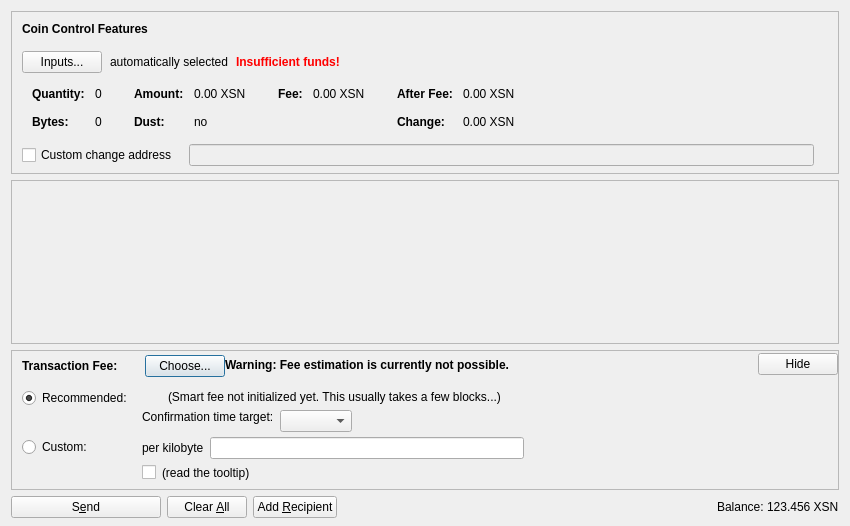
<?xml version="1.0" encoding="UTF-8"?>
<ui version="4.0">
 <class>SendCoinsDialog</class>
 <widget class="QDialog" name="SendCoinsDialog">
  <property name="geometry">
   <rect>
    <x>0</x>
    <y>0</y>
    <width>850</width>
    <height>526</height>
   </rect>
  </property>
  <property name="windowTitle">
   <string>Send Coins</string>
  </property>
  <layout class="QVBoxLayout" name="verticalLayout" stretch="0,1,0,0">
   <property name="bottomMargin">
    <number>8</number>
   </property>
   <item>
    <widget class="QFrame" name="frameCoinControl">
     <property name="sizePolicy">
      <sizepolicy hsizetype="Expanding" vsizetype="Expanding">
       <horstretch>0</horstretch>
       <verstretch>0</verstretch>
      </sizepolicy>
     </property>
     <property name="maximumSize">
      <size>
       <width>16777215</width>
       <height>16777215</height>
      </size>
     </property>
     <property name="frameShape">
      <enum>QFrame::StyledPanel</enum>
     </property>
     <property name="frameShadow">
      <enum>QFrame::Sunken</enum>
     </property>
     <layout class="QVBoxLayout" name="verticalLayoutCoinControl2">
      <property name="spacing">
       <number>0</number>
      </property>
      <property name="leftMargin">
       <number>0</number>
      </property>
      <property name="topMargin">
       <number>0</number>
      </property>
      <property name="rightMargin">
       <number>0</number>
      </property>
      <property name="bottomMargin">
       <number>6</number>
      </property>
      <item>
       <layout class="QVBoxLayout" name="verticalLayoutCoinControl" stretch="0,0,0,0,1">
        <property name="spacing">
         <number>0</number>
        </property>
        <property name="leftMargin">
         <number>10</number>
        </property>
        <property name="topMargin">
         <number>10</number>
        </property>
        <item>
         <layout class="QHBoxLayout" name="horizontalLayoutCoinControl1">
          <property name="bottomMargin">
           <number>15</number>
          </property>
          <item>
           <widget class="QLabel" name="labelCoinControlFeatures">
            <property name="sizePolicy">
             <sizepolicy hsizetype="Preferred" vsizetype="Maximum">
              <horstretch>0</horstretch>
              <verstretch>0</verstretch>
             </sizepolicy>
            </property>
            <property name="font">
             <font>
              <weight>75</weight>
              <bold>true</bold>
             </font>
            </property>
            <property name="styleSheet">
             <string notr="true">font-weight:bold;</string>
            </property>
            <property name="text">
             <string>Coin Control Features</string>
            </property>
           </widget>
          </item>
         </layout>
        </item>
        <item>
         <layout class="QHBoxLayout" name="horizontalLayoutCoinControl2" stretch="0,0,0,0">
          <property name="spacing">
           <number>8</number>
          </property>
          <property name="bottomMargin">
           <number>10</number>
          </property>
          <item>
           <widget class="QPushButton" name="pushButtonCoinControl">
            <property name="styleSheet">
             <string notr="true"/>
            </property>
            <property name="text">
             <string>Inputs...</string>
            </property>
            <property name="autoDefault">
             <bool>false</bool>
            </property>
           </widget>
          </item>
          <item>
           <widget class="QLabel" name="labelCoinControlAutomaticallySelected">
            <property name="text">
             <string>automatically selected</string>
            </property>
            <property name="margin">
             <number>5</number>
            </property>
           </widget>
          </item>
          <item>
           <widget class="QLabel" name="labelCoinControlInsuffFunds">
            <property name="font">
             <font>
              <weight>75</weight>
              <bold>true</bold>
             </font>
            </property>
            <property name="styleSheet">
             <string notr="true">color:red;font-weight:bold;</string>
            </property>
            <property name="text">
             <string>Insufficient funds!</string>
            </property>
            <property name="margin">
             <number>5</number>
            </property>
           </widget>
          </item>
          <item>
           <spacer name="horizontalSpacerCoinControl">
            <property name="orientation">
             <enum>Qt::Horizontal</enum>
            </property>
            <property name="sizeHint" stdset="0">
             <size>
              <width>40</width>
              <height>1</height>
             </size>
            </property>
           </spacer>
          </item>
         </layout>
        </item>
        <item>
         <widget class="QWidget" name="widgetCoinControl" native="true">
          <property name="sizePolicy">
           <sizepolicy hsizetype="Preferred" vsizetype="Preferred">
            <horstretch>0</horstretch>
            <verstretch>0</verstretch>
           </sizepolicy>
          </property>
          <property name="minimumSize">
           <size>
            <width>0</width>
            <height>0</height>
           </size>
          </property>
          <property name="styleSheet">
           <string notr="true"/>
          </property>
          <layout class="QHBoxLayout" name="horizontalLayoutCoinControl5">
           <property name="leftMargin">
            <number>0</number>
           </property>
           <property name="topMargin">
            <number>0</number>
           </property>
           <property name="rightMargin">
            <number>0</number>
           </property>
           <property name="bottomMargin">
            <number>0</number>
           </property>
           <item>
            <layout class="QHBoxLayout" name="horizontalLayoutCoinControl3" stretch="0,0,0,1">
             <property name="spacing">
              <number>20</number>
             </property>
             <property name="topMargin">
              <number>0</number>
             </property>
             <property name="bottomMargin">
              <number>10</number>
             </property>
             <item>
              <layout class="QFormLayout" name="formLayoutCoinControl1">
               <property name="horizontalSpacing">
                <number>10</number>
               </property>
               <property name="verticalSpacing">
                <number>14</number>
               </property>
               <property name="leftMargin">
                <number>10</number>
               </property>
               <property name="topMargin">
                <number>4</number>
               </property>
               <property name="rightMargin">
                <number>6</number>
               </property>
               <item row="0" column="0">
                <widget class="QLabel" name="labelCoinControlQuantityText">
                 <property name="font">
                  <font>
                   <weight>75</weight>
                   <bold>true</bold>
                  </font>
                 </property>
                 <property name="text">
                  <string>Quantity:</string>
                 </property>
                 <property name="margin">
                  <number>0</number>
                 </property>
                </widget>
               </item>
               <item row="0" column="1">
                <widget class="QLabel" name="labelCoinControlQuantity">
                 <property name="cursor">
                  <cursorShape>IBeamCursor</cursorShape>
                 </property>
                 <property name="contextMenuPolicy">
                  <enum>Qt::ActionsContextMenu</enum>
                 </property>
                 <property name="text">
                  <string notr="true">0</string>
                 </property>
                 <property name="margin">
                  <number>0</number>
                 </property>
                 <property name="textInteractionFlags">
                  <set>Qt::LinksAccessibleByMouse|Qt::TextSelectableByKeyboard|Qt::TextSelectableByMouse</set>
                 </property>
                </widget>
               </item>
               <item row="1" column="0">
                <widget class="QLabel" name="labelCoinControlBytesText">
                 <property name="font">
                  <font>
                   <weight>75</weight>
                   <bold>true</bold>
                  </font>
                 </property>
                 <property name="text">
                  <string>Bytes:</string>
                 </property>
                </widget>
               </item>
               <item row="1" column="1">
                <widget class="QLabel" name="labelCoinControlBytes">
                 <property name="cursor">
                  <cursorShape>IBeamCursor</cursorShape>
                 </property>
                 <property name="contextMenuPolicy">
                  <enum>Qt::ActionsContextMenu</enum>
                 </property>
                 <property name="text">
                  <string notr="true">0</string>
                 </property>
                 <property name="textInteractionFlags">
                  <set>Qt::LinksAccessibleByMouse|Qt::TextSelectableByKeyboard|Qt::TextSelectableByMouse</set>
                 </property>
                </widget>
               </item>
              </layout>
             </item>
             <item>
              <layout class="QFormLayout" name="formLayoutCoinControl2">
               <property name="horizontalSpacing">
                <number>10</number>
               </property>
               <property name="verticalSpacing">
                <number>14</number>
               </property>
               <property name="leftMargin">
                <number>6</number>
               </property>
               <property name="topMargin">
                <number>4</number>
               </property>
               <property name="rightMargin">
                <number>6</number>
               </property>
               <item row="0" column="0">
                <widget class="QLabel" name="labelCoinControlAmountText">
                 <property name="font">
                  <font>
                   <weight>75</weight>
                   <bold>true</bold>
                  </font>
                 </property>
                 <property name="text">
                  <string>Amount:</string>
                 </property>
                 <property name="margin">
                  <number>0</number>
                 </property>
                </widget>
               </item>
               <item row="0" column="1">
                <widget class="QLabel" name="labelCoinControlAmount">
                 <property name="cursor">
                  <cursorShape>IBeamCursor</cursorShape>
                 </property>
                 <property name="contextMenuPolicy">
                  <enum>Qt::ActionsContextMenu</enum>
                 </property>
                 <property name="text">
                  <string notr="true">0.00 XSN</string>
                 </property>
                 <property name="textInteractionFlags">
                  <set>Qt::LinksAccessibleByMouse|Qt::TextSelectableByKeyboard|Qt::TextSelectableByMouse</set>
                 </property>
                </widget>
               </item>
               <item row="1" column="0">
                <widget class="QLabel" name="labelCoinControlLowOutputText">
                 <property name="font">
                  <font>
                   <weight>75</weight>
                   <bold>true</bold>
                  </font>
                 </property>
                 <property name="text">
                  <string>Dust:</string>
                 </property>
                </widget>
               </item>
               <item row="1" column="1">
                <widget class="QLabel" name="labelCoinControlLowOutput">
                 <property name="cursor">
                  <cursorShape>IBeamCursor</cursorShape>
                 </property>
                 <property name="contextMenuPolicy">
                  <enum>Qt::ActionsContextMenu</enum>
                 </property>
                 <property name="text">
                  <string notr="true">no</string>
                 </property>
                 <property name="textInteractionFlags">
                  <set>Qt::LinksAccessibleByMouse|Qt::TextSelectableByKeyboard|Qt::TextSelectableByMouse</set>
                 </property>
                </widget>
               </item>
              </layout>
             </item>
             <item>
              <layout class="QFormLayout" name="formLayoutCoinControl3">
               <property name="horizontalSpacing">
                <number>10</number>
               </property>
               <property name="verticalSpacing">
                <number>14</number>
               </property>
               <property name="leftMargin">
                <number>6</number>
               </property>
               <property name="topMargin">
                <number>4</number>
               </property>
               <property name="rightMargin">
                <number>6</number>
               </property>
               <item row="0" column="0">
                <widget class="QLabel" name="labelCoinControlFeeText">
                 <property name="font">
                  <font>
                   <weight>75</weight>
                   <bold>true</bold>
                  </font>
                 </property>
                 <property name="text">
                  <string>Fee:</string>
                 </property>
                 <property name="margin">
                  <number>0</number>
                 </property>
                </widget>
               </item>
               <item row="0" column="1">
                <widget class="QLabel" name="labelCoinControlFee">
                 <property name="cursor">
                  <cursorShape>IBeamCursor</cursorShape>
                 </property>
                 <property name="contextMenuPolicy">
                  <enum>Qt::ActionsContextMenu</enum>
                 </property>
                 <property name="text">
                  <string notr="true">0.00 XSN</string>
                 </property>
                 <property name="textInteractionFlags">
                  <set>Qt::LinksAccessibleByMouse|Qt::TextSelectableByKeyboard|Qt::TextSelectableByMouse</set>
                 </property>
                </widget>
               </item>
              </layout>
             </item>
             <item>
              <layout class="QFormLayout" name="formLayoutCoinControl4">
               <property name="horizontalSpacing">
                <number>10</number>
               </property>
               <property name="verticalSpacing">
                <number>14</number>
               </property>
               <property name="leftMargin">
                <number>6</number>
               </property>
               <property name="topMargin">
                <number>4</number>
               </property>
               <property name="rightMargin">
                <number>6</number>
               </property>
               <item row="0" column="0">
                <widget class="QLabel" name="labelCoinControlAfterFeeText">
                 <property name="font">
                  <font>
                   <weight>75</weight>
                   <bold>true</bold>
                  </font>
                 </property>
                 <property name="text">
                  <string>After Fee:</string>
                 </property>
                 <property name="margin">
                  <number>0</number>
                 </property>
                </widget>
               </item>
               <item row="0" column="1">
                <widget class="QLabel" name="labelCoinControlAfterFee">
                 <property name="cursor">
                  <cursorShape>IBeamCursor</cursorShape>
                 </property>
                 <property name="contextMenuPolicy">
                  <enum>Qt::ActionsContextMenu</enum>
                 </property>
                 <property name="text">
                  <string notr="true">0.00 XSN</string>
                 </property>
                 <property name="textInteractionFlags">
                  <set>Qt::LinksAccessibleByMouse|Qt::TextSelectableByKeyboard|Qt::TextSelectableByMouse</set>
                 </property>
                </widget>
               </item>
               <item row="1" column="0">
                <widget class="QLabel" name="labelCoinControlChangeText">
                 <property name="font">
                  <font>
                   <weight>75</weight>
                   <bold>true</bold>
                  </font>
                 </property>
                 <property name="text">
                  <string>Change:</string>
                 </property>
                </widget>
               </item>
               <item row="1" column="1">
                <widget class="QLabel" name="labelCoinControlChange">
                 <property name="cursor">
                  <cursorShape>IBeamCursor</cursorShape>
                 </property>
                 <property name="contextMenuPolicy">
                  <enum>Qt::ActionsContextMenu</enum>
                 </property>
                 <property name="text">
                  <string notr="true">0.00 XSN</string>
                 </property>
                 <property name="textInteractionFlags">
                  <set>Qt::LinksAccessibleByMouse|Qt::TextSelectableByKeyboard|Qt::TextSelectableByMouse</set>
                 </property>
                </widget>
               </item>
              </layout>
             </item>
            </layout>
           </item>
          </layout>
         </widget>
        </item>
        <item>
         <layout class="QHBoxLayout" name="horizontalLayoutCoinControl4" stretch="0,0,0">
          <property name="spacing">
           <number>12</number>
          </property>
          <property name="sizeConstraint">
           <enum>QLayout::SetDefaultConstraint</enum>
          </property>
          <property name="topMargin">
           <number>5</number>
          </property>
          <property name="rightMargin">
           <number>5</number>
          </property>
          <item>
           <widget class="QCheckBox" name="checkBoxCoinControlChange">
            <property name="toolTip">
             <string>If this is activated, but the change address is empty or invalid, change will be sent to a newly generated address.</string>
            </property>
            <property name="text">
             <string>Custom change address</string>
            </property>
           </widget>
          </item>
          <item>
           <widget class="QValidatedLineEdit" name="lineEditCoinControlChange">
            <property name="enabled">
             <bool>false</bool>
            </property>
            <property name="sizePolicy">
             <sizepolicy hsizetype="Expanding" vsizetype="Fixed">
              <horstretch>0</horstretch>
              <verstretch>0</verstretch>
             </sizepolicy>
            </property>
           </widget>
          </item>
          <item>
           <widget class="QLabel" name="labelCoinControlChangeLabel">
            <property name="sizePolicy">
             <sizepolicy hsizetype="Preferred" vsizetype="Expanding">
              <horstretch>0</horstretch>
              <verstretch>0</verstretch>
             </sizepolicy>
            </property>
            <property name="minimumSize">
             <size>
              <width>0</width>
              <height>0</height>
             </size>
            </property>
            <property name="text">
             <string/>
            </property>
            <property name="margin">
             <number>3</number>
            </property>
           </widget>
          </item>
         </layout>
        </item>
        <item>
         <spacer name="verticalSpacerCoinControl">
          <property name="orientation">
           <enum>Qt::Vertical</enum>
          </property>
          <property name="sizeHint" stdset="0">
           <size>
            <width>800</width>
            <height>1</height>
           </size>
          </property>
         </spacer>
        </item>
       </layout>
      </item>
     </layout>
    </widget>
   </item>
   <item>
    <widget class="QScrollArea" name="scrollArea">
     <property name="widgetResizable">
      <bool>true</bool>
     </property>
     <widget class="QWidget" name="scrollAreaWidgetContents">
      <property name="geometry">
       <rect>
        <x>0</x>
        <y>0</y>
        <width>830</width>
        <height>104</height>
       </rect>
      </property>
      <layout class="QVBoxLayout" name="verticalLayout_2" stretch="0,1">
       <property name="leftMargin">
        <number>0</number>
       </property>
       <property name="topMargin">
        <number>0</number>
       </property>
       <property name="rightMargin">
        <number>0</number>
       </property>
       <property name="bottomMargin">
        <number>0</number>
       </property>
       <item>
        <layout class="QVBoxLayout" name="entries">
         <property name="spacing">
          <number>6</number>
         </property>
        </layout>
       </item>
       <item>
        <spacer name="verticalSpacer">
         <property name="orientation">
          <enum>Qt::Vertical</enum>
         </property>
         <property name="sizeHint" stdset="0">
          <size>
           <width>20</width>
           <height>40</height>
          </size>
         </property>
        </spacer>
       </item>
      </layout>
     </widget>
    </widget>
   </item>
   <item>
    <widget class="QFrame" name="frameFee">
     <property name="sizePolicy">
      <sizepolicy hsizetype="Expanding" vsizetype="Expanding">
       <horstretch>0</horstretch>
       <verstretch>0</verstretch>
      </sizepolicy>
     </property>
     <property name="maximumSize">
      <size>
       <width>16777215</width>
       <height>16777215</height>
      </size>
     </property>
     <property name="frameShape">
      <enum>QFrame::StyledPanel</enum>
     </property>
     <property name="frameShadow">
      <enum>QFrame::Sunken</enum>
     </property>
     <layout class="QVBoxLayout" name="verticalLayoutFee1">
      <property name="spacing">
       <number>0</number>
      </property>
      <property name="leftMargin">
       <number>0</number>
      </property>
      <property name="topMargin">
       <number>0</number>
      </property>
      <property name="rightMargin">
       <number>0</number>
      </property>
      <property name="bottomMargin">
       <number>0</number>
      </property>
      <item>
       <layout class="QVBoxLayout" name="verticalLayoutFee2" stretch="0,0,0">
        <property name="spacing">
         <number>0</number>
        </property>
        <property name="leftMargin">
         <number>10</number>
        </property>
        <property name="topMargin">
         <number>0</number>
        </property>
        <item>
         <layout class="QHBoxLayout" name="horizontalLayoutFee1">
          <property name="bottomMargin">
           <number>0</number>
          </property>
          <item>
           <layout class="QVBoxLayout" name="verticalLayoutFee7">
            <property name="spacing">
             <number>0</number>
            </property>
            <item>
             <spacer name="verticalSpacerSmartFee">
              <property name="orientation">
               <enum>Qt::Vertical</enum>
              </property>
              <property name="sizeType">
               <enum>QSizePolicy::Fixed</enum>
              </property>
              <property name="sizeHint" stdset="0">
               <size>
                <width>1</width>
                <height>4</height>
               </size>
              </property>
             </spacer>
            </item>
            <item>
             <layout class="QHBoxLayout" name="horizontalLayoutSmartFee">
              <property name="spacing">
               <number>10</number>
              </property>
              <item>
               <widget class="QLabel" name="labelFeeHeadline">
                <property name="sizePolicy">
                 <sizepolicy hsizetype="Preferred" vsizetype="Maximum">
                  <horstretch>0</horstretch>
                  <verstretch>0</verstretch>
                 </sizepolicy>
                </property>
                <property name="font">
                 <font>
                  <weight>75</weight>
                  <bold>true</bold>
                 </font>
                </property>
                <property name="styleSheet">
                 <string notr="true">font-weight:bold;</string>
                </property>
                <property name="text">
                 <string>Transaction Fee:</string>
                </property>
               </widget>
              </item>
              <item>
               <widget class="QLabel" name="labelFeeMinimized">
                <property name="text">
                 <string/>
                </property>
               </widget>
              </item>
              <item>
               <widget class="QPushButton" name="buttonChooseFee">
                <property name="text">
                 <string>Choose...</string>
                </property>
               </widget>
              </item>
             </layout>
            </item>
            <item>
             <spacer name="verticalSpacer_5">
              <property name="orientation">
               <enum>Qt::Vertical</enum>
              </property>
              <property name="sizeHint" stdset="0">
               <size>
                <width>1</width>
                <height>1</height>
               </size>
              </property>
             </spacer>
            </item>
           </layout>
          </item>
          <item>
           <widget class="QLabel" name="fallbackFeeWarningLabel">
            <property name="toolTip">
             <string>Using the fallbackfee can result in sending a transaction that will take several hours or days (or never) to confirm. Consider choosing your fee manually or wait until you have validated the complete chain.</string>
            </property>
            <property name="font">
            <font>
                <weight>75</weight>
                <bold>true</bold>
            </font>
            </property>
            <property name="text">
             <string>Warning: Fee estimation is currently not possible.</string>
            </property>
            <property name="wordWrap">
             <bool>false</bool>
            </property>
           </widget>
          </item>
          <item>
           <spacer name="horizontalSpacer_4">
            <property name="orientation">
             <enum>Qt::Horizontal</enum>
            </property>
            <property name="sizeType">
             <enum>QSizePolicy::MinimumExpanding</enum>
            </property>
            <property name="sizeHint" stdset="0">
             <size>
              <width>40</width>
              <height>20</height>
             </size>
            </property>
           </spacer>
          </item>
          <item>
           <widget class="QPushButton" name="buttonMinimizeFee">
            <property name="toolTip">
             <string>collapse fee-settings</string>
            </property>
            <property name="text">
             <string>Hide</string>
            </property>
           </widget>
          </item>
         </layout>
        </item>
        <item>
         <widget class="QFrame" name="frameFeeSelection">
          <layout class="QVBoxLayout" name="verticalLayoutFee12">
           <property name="spacing">
            <number>0</number>
           </property>
           <property name="leftMargin">
            <number>0</number>
           </property>
           <property name="topMargin">
            <number>0</number>
           </property>
           <property name="rightMargin">
            <number>0</number>
           </property>
           <property name="bottomMargin">
            <number>0</number>
           </property>
           <item>
            <layout class="QGridLayout" name="gridLayoutFee">
             <property name="topMargin">
              <number>10</number>
             </property>
             <property name="bottomMargin">
              <number>4</number>
             </property>
             <property name="horizontalSpacing">
              <number>10</number>
             </property>
             <property name="verticalSpacing">
              <number>4</number>
             </property>
             <item row="1" column="1">
              <layout class="QVBoxLayout" name="verticalLayoutFee8">
               <property name="spacing">
                <number>6</number>
               </property>
               <item>
                <layout class="QHBoxLayout" name="horizontalLayoutFee13">
                 <item>
                  <widget class="QLabel" name="labelCustomPerKilobyte">
                   <property name="toolTip">
                    <string>Specify a custom fee per kB (1,000 bytes) of the transaction's virtual size.

Note:  Since the fee is calculated on a per-byte basis, a fee of "100 satoshis per kB" for a transaction size of 500 bytes (half of 1 kB) would ultimately yield a fee of only 50 satoshis.</string>
                   </property>
                   <property name="text">
                    <string>per kilobyte</string>
                   </property>
                  </widget>
                 </item>
                 <item>
                  <widget class="BitcoinAmountField" name="customFee"/>
                 </item>
                 <item>
                  <spacer name="horizontalSpacer_6">
                   <property name="orientation">
                    <enum>Qt::Horizontal</enum>
                   </property>
                   <property name="sizeHint" stdset="0">
                    <size>
                     <width>1</width>
                     <height>1</height>
                    </size>
                   </property>
                  </spacer>
                 </item>
                </layout>
               </item>
               <item>
                <layout class="QHBoxLayout" name="horizontalLayoutFee8">
                 <item>
                  <widget class="QCheckBox" name="checkBoxMinimumFee">
                   <property name="toolTip">
                    <string>Paying only the minimum fee is just fine as long as there is less transaction volume than space in the blocks. But be aware that this can end up in a never confirming transaction once there is more demand for litenote transactions than the network can process.</string>
                   </property>
                   <property name="text">
                    <string/>
                   </property>
                  </widget>
                 </item>
                 <item>
                  <widget class="QLabel" name="labelMinFeeWarning">
                   <property name="enabled">
                    <bool>true</bool>
                   </property>
                   <property name="toolTip">
                    <string>Paying only the minimum fee is just fine as long as there is less transaction volume than space in the blocks. But be aware that this can end up in a never confirming transaction once there is more demand for litenote transactions than the network can process.</string>
                   </property>
                   <property name="text">
                    <string>(read the tooltip)</string>
                   </property>
                   <property name="margin">
                    <number>5</number>
                   </property>
                  </widget>
                 </item>
                 <item>
                  <spacer name="horizontalSpacer_2">
                   <property name="orientation">
                    <enum>Qt::Horizontal</enum>
                   </property>
                   <property name="sizeHint" stdset="0">
                    <size>
                     <width>1</width>
                     <height>1</height>
                    </size>
                   </property>
                  </spacer>
                 </item>
                </layout>
               </item>
              </layout>
             </item>
             <item row="0" column="0">
              <layout class="QVBoxLayout" name="verticalLayoutFee4" stretch="0,1">
               <item>
                <widget class="QRadioButton" name="radioSmartFee">
                 <property name="text">
                  <string>Recommended:</string>
                 </property>
                 <property name="checked">
                  <bool>true</bool>
                 </property>
                 <attribute name="buttonGroup">
                  <string notr="true">groupFee</string>
                 </attribute>
                </widget>
               </item>
               <item>
                <spacer name="verticalSpacer_2">
                 <property name="orientation">
                  <enum>Qt::Vertical</enum>
                 </property>
                 <property name="sizeHint" stdset="0">
                  <size>
                   <width>1</width>
                   <height>1</height>
                  </size>
                 </property>
                </spacer>
               </item>
              </layout>
             </item>
             <item row="1" column="0">
              <layout class="QVBoxLayout" name="verticalLayoutFee9" stretch="0,1">
               <item>
                <widget class="QRadioButton" name="radioCustomFee">
                 <property name="text">
                  <string>Custom:</string>
                 </property>
                 <attribute name="buttonGroup">
                  <string notr="true">groupFee</string>
                 </attribute>
                </widget>
               </item>
               <item>
                <spacer name="verticalSpacer_6">
                 <property name="orientation">
                  <enum>Qt::Vertical</enum>
                 </property>
                 <property name="sizeHint" stdset="0">
                  <size>
                   <width>1</width>
                   <height>1</height>
                  </size>
                 </property>
                </spacer>
               </item>
              </layout>
             </item>
             <item row="0" column="1">
              <layout class="QVBoxLayout" name="verticalLayoutFee3" stretch="0,0,1">
               <property name="spacing">
                <number>6</number>
               </property>
               <property name="topMargin">
                <number>2</number>
               </property>
               <item>
                <layout class="QHBoxLayout" name="horizontalLayoutFee12">
                 <item>
                  <widget class="QLabel" name="labelSmartFee">
                   <property name="text">
                    <string/>
                   </property>
                   <property name="margin">
                    <number>2</number>
                   </property>
                  </widget>
                 </item>
                 <item>
                  <widget class="QLabel" name="labelFeeEstimation">
                   <property name="text">
                    <string/>
                   </property>
                  </widget>
                 </item>
                 <item>
                  <widget class="QLabel" name="labelSmartFee2">
                   <property name="text">
                    <string>(Smart fee not initialized yet. This usually takes a few blocks...)</string>
                   </property>
                   <property name="margin">
                    <number>2</number>
                   </property>
                  </widget>
                 </item>
                 <item>
                  <spacer name="horizontalSpacer_5">
                   <property name="orientation">
                    <enum>Qt::Horizontal</enum>
                   </property>
                   <property name="sizeHint" stdset="0">
                    <size>
                     <width>1</width>
                     <height>1</height>
                    </size>
                   </property>
                  </spacer>
                 </item>
                </layout>
               </item>
               <item>
                <layout class="QHBoxLayout" name="horizontalLayoutFee9">
                 <item>
                  <layout class="QVBoxLayout" name="verticalLayoutFee6">
                   <item>
                    <widget class="QLabel" name="labelSmartFee3">
                     <property name="text">
                      <string>Confirmation time target:</string>
                     </property>
                     <property name="margin">
                      <number>2</number>
                     </property>
                    </widget>
                   </item>
                   <item>
                    <spacer name="verticalSpacer_3">
                     <property name="orientation">
                      <enum>Qt::Vertical</enum>
                     </property>
                     <property name="sizeHint" stdset="0">
                      <size>
                       <width>1</width>
                       <height>1</height>
                      </size>
                     </property>
                    </spacer>
                   </item>
                  </layout>
                 </item>
                 <item>
                  <layout class="QVBoxLayout" name="verticalLayoutFee5">
                   <property name="rightMargin">
                    <number>30</number>
                   </property>
                   <item>
                    <layout class="QHBoxLayout" name="horizontalLayoutConfTarget">
                     <property name="bottomMargin">
                      <number>0</number>
                     </property>
                     <item>
                      <widget class="QComboBox" name="confTargetSelector"/>
                     </item>
                     <item>
                      <spacer name="horizontalSpacerConfTarget">
                       <property name="orientation">
                        <enum>Qt::Horizontal</enum>
                       </property>
                       <property name="sizeHint" stdset="0">
                        <size>
                         <width>40</width>
                         <height>20</height>
                        </size>
                       </property>
                      </spacer>
                     </item>
                    </layout>
                   </item>
                  </layout>
                 </item>
                </layout>
               </item>
               <item>
                <spacer name="verticalSpacer_4">
                 <property name="orientation">
                  <enum>Qt::Vertical</enum>
                 </property>
                 <property name="sizeHint" stdset="0">
                  <size>
                   <width>1</width>
                   <height>1</height>
                  </size>
                 </property>
                </spacer>
               </item>
              </layout>
             </item>
            </layout>
           </item>
          </layout>
         </widget>
        </item>
        <item>
         <spacer name="verticalSpacerFee">
          <property name="orientation">
           <enum>Qt::Vertical</enum>
          </property>
          <property name="sizeHint" stdset="0">
           <size>
            <width>40</width>
            <height>5</height>
           </size>
          </property>
         </spacer>
        </item>
       </layout>
      </item>
     </layout>
    </widget>
   </item>
   <item>
    <layout class="QHBoxLayout" name="horizontalLayout">
     <item>
      <widget class="QPushButton" name="sendButton">
       <property name="minimumSize">
        <size>
         <width>150</width>
         <height>0</height>
        </size>
       </property>
       <property name="toolTip">
        <string>Confirm the send action</string>
       </property>
       <property name="text">
        <string>S&amp;end</string>
       </property>
       <property name="icon">
        <iconset resource="../bitcoin.qrc">
         <normaloff>:/icons/send</normaloff>:/icons/send</iconset>
       </property>
       <property name="autoDefault">
        <bool>false</bool>
       </property>
       <property name="default">
        <bool>false</bool>
       </property>
      </widget>
     </item>
     <item>
      <widget class="QPushButton" name="clearButton">
       <property name="sizePolicy">
        <sizepolicy hsizetype="Minimum" vsizetype="Fixed">
         <horstretch>0</horstretch>
         <verstretch>0</verstretch>
        </sizepolicy>
       </property>
       <property name="toolTip">
        <string>Clear all fields of the form.</string>
       </property>
       <property name="text">
        <string>Clear &amp;All</string>
       </property>
       <property name="icon">
        <iconset resource="../bitcoin.qrc">
         <normaloff>:/icons/remove</normaloff>:/icons/remove</iconset>
       </property>
       <property name="autoDefault">
        <bool>false</bool>
       </property>
      </widget>
     </item>
     <item>
      <widget class="QPushButton" name="addButton">
       <property name="toolTip">
        <string>Send to multiple recipients at once</string>
       </property>
       <property name="text">
        <string>Add &amp;Recipient</string>
       </property>
       <property name="icon">
        <iconset resource="../bitcoin.qrc">
         <normaloff>:/icons/add</normaloff>:/icons/add</iconset>
       </property>
       <property name="autoDefault">
        <bool>false</bool>
       </property>
      </widget>
     </item>
     <item>
      <spacer name="horizontalSpacer">
       <property name="orientation">
        <enum>Qt::Horizontal</enum>
       </property>
       <property name="sizeHint" stdset="0">
        <size>
         <width>40</width>
         <height>20</height>
        </size>
       </property>
      </spacer>
     </item>
     <item>
      <layout class="QHBoxLayout" name="horizontalLayout_2">
       <property name="spacing">
        <number>3</number>
       </property>
       <item>
        <widget class="QLabel" name="label">
         <property name="sizePolicy">
          <sizepolicy hsizetype="Preferred" vsizetype="Fixed">
           <horstretch>0</horstretch>
           <verstretch>0</verstretch>
          </sizepolicy>
         </property>
         <property name="text">
          <string>Balance:</string>
         </property>
        </widget>
       </item>
       <item>
        <widget class="QLabel" name="labelBalance">
         <property name="sizePolicy">
          <sizepolicy hsizetype="Preferred" vsizetype="Fixed">
           <horstretch>0</horstretch>
           <verstretch>0</verstretch>
          </sizepolicy>
         </property>
         <property name="cursor">
          <cursorShape>IBeamCursor</cursorShape>
         </property>
         <property name="text">
          <string notr="true">123.456 XSN</string>
         </property>
         <property name="textInteractionFlags">
          <set>Qt::LinksAccessibleByMouse|Qt::TextSelectableByKeyboard|Qt::TextSelectableByMouse</set>
         </property>
        </widget>
       </item>
      </layout>
     </item>
    </layout>
   </item>
  </layout>
 </widget>
 <customwidgets>
  <customwidget>
   <class>QValidatedLineEdit</class>
   <extends>QLineEdit</extends>
   <header>qt/qvalidatedlineedit.h</header>
  </customwidget>
  <customwidget>
   <class>BitcoinAmountField</class>
   <extends>QLineEdit</extends>
   <header>qt/bitcoinamountfield.h</header>
   <container>1</container>
  </customwidget>
 </customwidgets>
 <resources>
  <include location="../bitcoin.qrc"/>
 </resources>
 <connections/>
 <buttongroups>
  <buttongroup name="groupFee"/>
 </buttongroups>
</ui>
